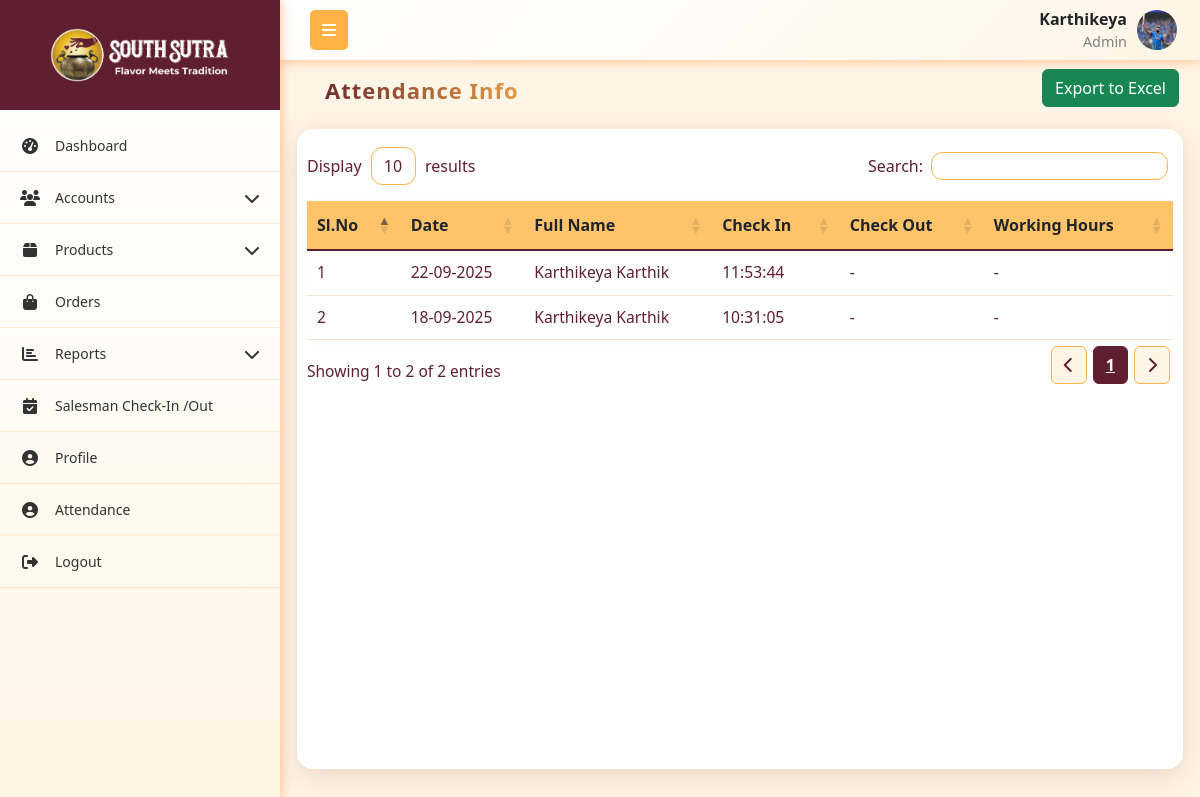
Before: /attendance/ (signed in) with the older database file.
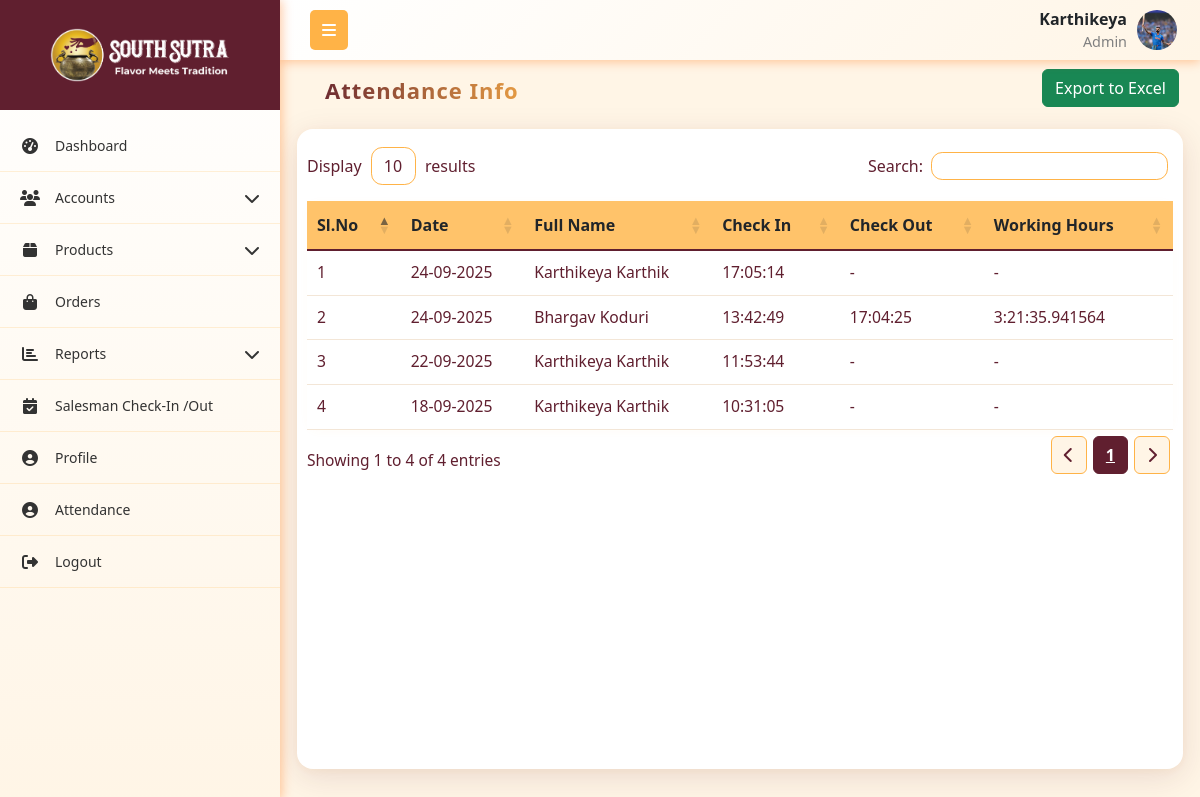
After: the same page with the newer database file.
### App1/models.py (models this page shows, shortened)
class Attendance(models.Model):
    user = models.ForeignKey("User", on_delete=models.CASCADE, related_name="attendances")
    check_in = models.DateTimeField(null=True, blank=True)
    check_out = models.DateTimeField(null=True, blank=True)
    date = models.DateField(default=timezone.now)
    working_hours = models.DurationField(null=True, blank=True)  # store time difference

class User(models.Model):
    role = models.ForeignKey(Role,on_delete=models.SET_NULL, null=True, related_name="role")
    username = models.CharField(max_length=255, unique=True)
    password = models.CharField(max_length=255)
    first_name = models.CharField(max_length=255)
    last_name = models.CharField(max_length=255)
    email = models.EmailField(unique=True)
    phone_number = models.CharField(max_length=15, unique=True)
    address = models.TextField()
    city = models.CharField(max_length=255)
    state = models.CharField(max_length=255)
    pincode = models.CharField(max_length=10)
    is_active = models.BooleanField(default=True)
    created_at = models.DateTimeField(auto_now_add=True)
    updated_at = models.DateTimeField(auto_now=True)
    profile_picture = models.ImageField(upload_to='profile_pictures/', null=True, blank=True)

### App1/views.py (the view)
# urls.py: path('attendance/',attendance,name='attendance'),
def attendance(request):
    current_user, role_permission = get_logged_in_user(request)
    if not current_user:
        return redirect('login')
    if current_user.role.name.lower() == "admin":
        attendance_records = Attendance.objects.select_related("user").order_by("-date", "-check_in")
    else:
        attendance_records = Attendance.objects.filter(user=current_user).order_by("-date", "-check_in")
    context = {
        'current_user': current_user,
        'role_permission': role_permission,
        'attendance_records': attendance_records,
    }
    return render(request, 'company_admin/attendance.html', context)

### App1/views.py (called while the page is built)
def get_logged_in_user(request):
    username = request.session.get('current_user')
    if not username:
        return None, None  # always return a tuple
    try:
        user = User.objects.get(username=username)
        try:
            role_permission = RolePermissions.objects.get(role=user.role)
        except RolePermissions.DoesNotExist:
            role_permission = None
        return user, role_permission
    except User.DoesNotExist:
        return None, None

### templates/company_admin/attendance.html (shortened to what this page needs)
{% extends 'company_admin/base.html' %}
{% load static %}
{% block content %}
<link rel="stylesheet" href="https://cdn.datatables.net/1.13.4/css/dataTables.bootstrap5.min.css">
<link rel="stylesheet" href="https://cdn.datatables.net/responsive/2.4.1/css/responsive.bootstrap5.min.css">
<link rel="stylesheet" href="https://cdnjs.cloudflare.com/ajax/libs/font-awesome/6.4.0/css/all.min.css">
<div class="container mt-1">
    <div class="mb-0 p-0">
        <div class="d-flex justify-content-between flex-wrap m-1">
            <h5 class="header">Attendance Info</h5>
            <div>
                <div style="position: relative; display: inline-block;">
                    <button onclick="toggleColumnSelector()" class="btn btn-success">Export to Excel</button>
                </div>
            </div>
        </div>
    </div>
<div class="custom-card">
    <table id="attendancetable" class="table align-middle" style="width:100%">
        <thead class="table-header">
            <tr>
                <th>Sl.No</th>
                <th>Date</th>
                {% if current_user.role.name|lower == "admin" %}
                    <th>Full Name</th>
                {% endif %}
                <th>Check In</th>
                <th>Check Out</th>
                <th>Working Hours</th>
            </tr>
        </thead>
        <tbody>
            {% for record in attendance_records %}
            <tr>
                <td>{{ forloop.counter }}</td>
                <td>{{ record.date|date:"d-m-Y" }}</td>
                {% if current_user.role.name|lower == "admin" %}
                    <td>{{ record.user.first_name }} {{ record.user.last_name }}</td>
                {% endif %}
                <td>{{ record.check_in|date:"H:i:s" }}</td>
                <td>{{ record.check_out|date:"H:i:s"|default:"-" }}</td>
                <td>
                    {% if record.working_hours %}
                        {{ record.working_hours }}
                    {% else %}
                        -
                    {% endif %}
                </td>
            </tr>
            {% empty %}
            <tr>
                <td colspan="6" class="text-center">No attendance records found.</td>
            </tr>
            {% endfor %}
        </tbody>
    </table>
</div>
</div>
{% endblock content %}

Changed rows visible on the page:
added Attendance: date "24-09-2025", user.first_name "Karthikeya", user.last_name "Karthik", check_in "17:05:14", check_out "-"
added Attendance: date "24-09-2025", user.first_name "Bhargav", user.last_name "Koduri", check_in "13:42:49", check_out "17:04:25", working_hours "3:21:35.941564"
Other visible differences:
text written by a page script: "Display results Search: Showing 1 to 2 of 2 entries 1" → "Display results Search: Showing 1 to 4 of 4 entries 1"
